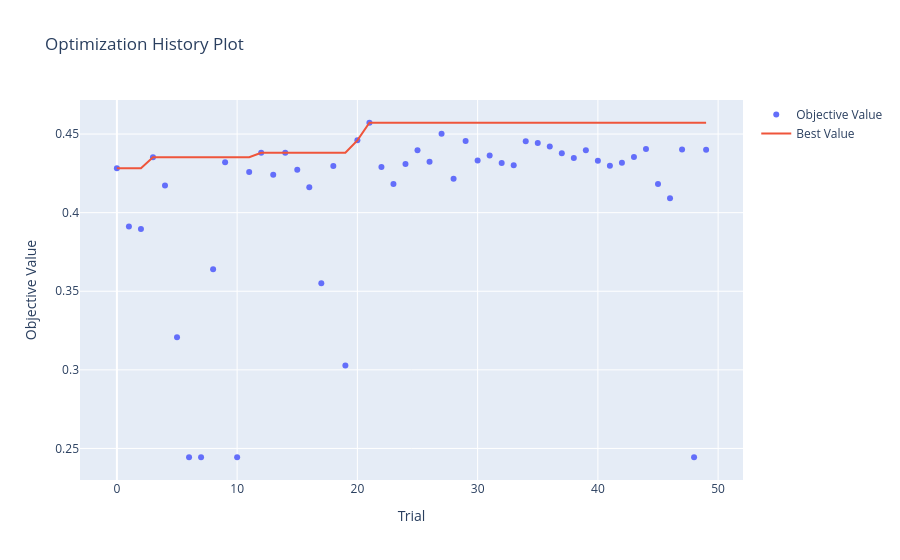
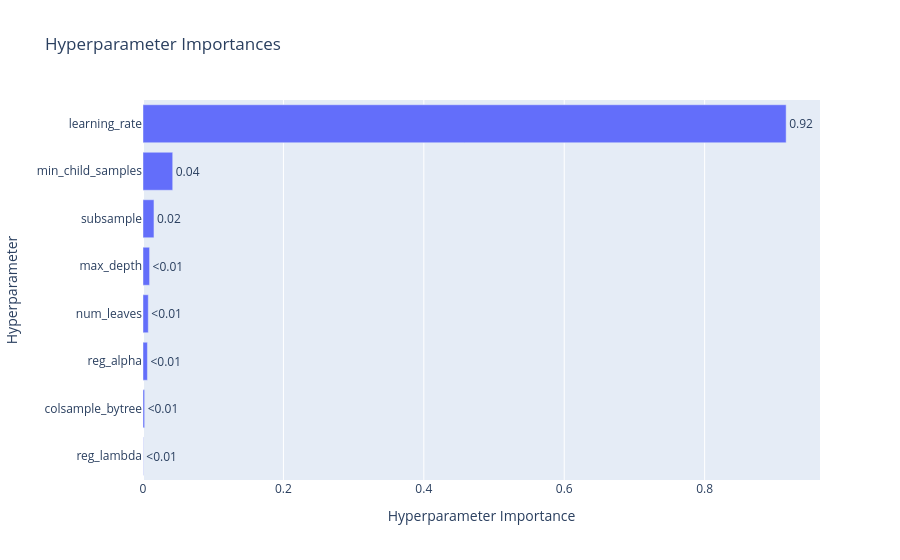
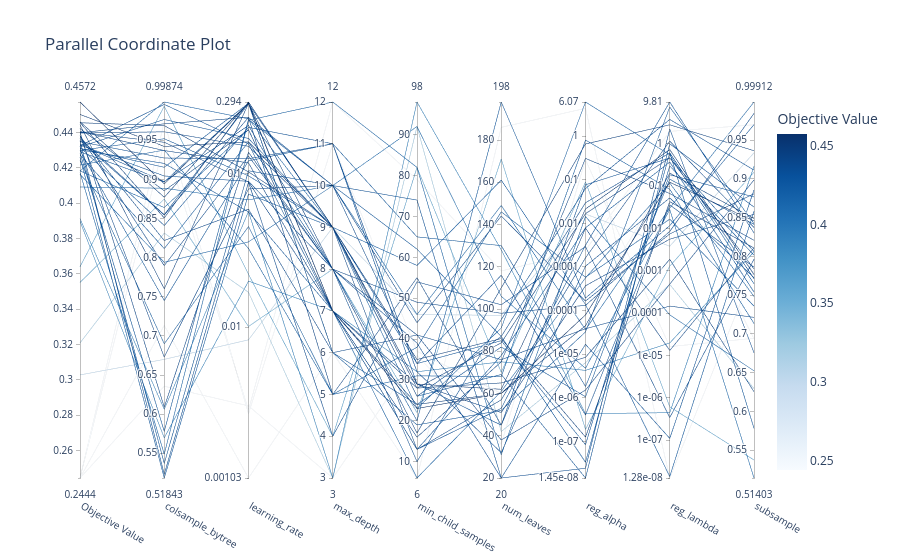

Source (notebook cell) for these figures, in order:
### Markdown cell above
### 3.4 Visualizaciones de Optuna [0.2 Puntos]

Optuna provee visualizaciones interactivas para analizar el proceso de optimización.

**To-do:**
- [ ] Graficar el historial de optimización (`plot_optimization_history`).
- [ ] Graficar la importancia de hiperparámetros (`plot_param_importances`).
- [ ] Graficar una visualización del comportamiento de los hiperparámetros (`plot_parallel_coordinate`)

### Code cell
from optuna.visualization import (
    plot_optimization_history,
    plot_parallel_coordinate,
    plot_param_importances,
)

plot_optimization_history(study).show()
plot_param_importances(study).show()
plot_parallel_coordinate(study).show()
